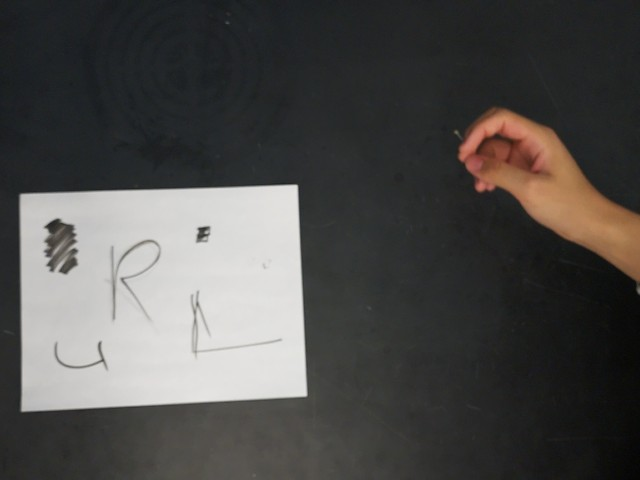
#> input picture images/image_proccessing_184345.jpg, 640 x 480 px, found by its file name
$ python holder.py
#> lines starting #> are read from the running program, lines starting #| are printed output that depends on the picture; after the words box and inside, x2 and y2 are one past the last pixel; in counts of white or black regions, pixels touching at a corner belong together; long printed decimals are rounded
# -*- coding: utf-8 -*-
"""
Created on Mon Feb 24 18:57:57 2025

@author: russe
"""

# -*- coding: utf-8 -*-
"""
Spyder Editor

This is a temporary script file.
"""
import cv2
import numpy as np
import matplotlib.pyplot as plt
from skimage.filters import threshold_otsu, gaussian
from skimage.feature import corner_peaks, corner_harris
from skimage.morphology import convex_hull_image
from skimage.transform import rescale
import math

def find_quadrilateral(binary_image):
    # Convert binary image to uint8 for OpenCV compatibility
    binary_uint8 = binary_image.astype(np.uint8)

    # Find contours
    contours, _ = cv2.findContours(binary_uint8, cv2.RETR_EXTERNAL, cv2.CHAIN_APPROX_SIMPLE)

    # Sort contours by area (largest first)
    contours = sorted(contours, key=cv2.contourArea, reverse=True)

    hull_image = np.zeros_like(binary_uint8)

    # Compute convex hull for the largest contour
    if contours:
        hull = cv2.convexHull(contours[0])
        cv2.drawContours(hull_image, [hull], -1, 1, thickness=-1)
        return hull_image

    # Fallback: No quadrilateral found
    chull = convex_hull_image(binary_image)
    if not chull.all():
        chull = binary_image
    return chull

def show_image(image, title="Image", cmap_type='gray'):
    plt.imshow(image, cmap=cmap_type)
    plt.title(title)
    plt.axis('off')
    plt.show()

def show_image_with_corners(image, coords, title="Corners detected"):
    coords = np.array(coords)
    plt.imshow(image, interpolation='nearest', cmap='gray')
    plt.title(title)
    plt.plot(coords[:, 1], coords[:, 0], '+r', markersize=15)
    plt.axis('off')
    plt.show()

def good_fix_coords(raw_coords, center, chull):
    def angle(p):
        if p[1] - center[1] > 0:
            a = math.atan((-p[0] + center[0]) / (p[1] - center[1]))
        else:
            a = math.atan((-p[0] + center[0]) / (p[1] - center[1]))
            a += np.pi
        a -= 1 * np.pi / 2
        a = a if a > 0 else a + 2 * np.pi
        return a

    coords = sorted(raw_coords, key=lambda a: ((center[0] - a[0]) ** 2 + (center[1] - a[1]) ** 2) ** .5)[-4:]

    # Order is in terms of degrees from positive x axis
    coords = sorted(coords, key=angle)
    return coords

# [12 lines left out: function points8matrix, not called in this run]


#works alright finds the correct equations
def points7matrix(coords, dimensions):
    area = 0
    for i in range(len(coords)):
        a = np.zeros((2, 2))
        a[:, 0] = coords[i - 1]
        a[:, 1] = coords[i]
        area += np.linalg.det(a)
    area /= 2
    x = (area / (dimensions[0] * dimensions[1])) ** .5
    height = round(dimensions[0] * x)
    width = round(dimensions[1] * x)
    rect_coords = np.array([
        [0, 0],
        [height, 0],
        [height, width]
    ])

    # Construct the system of equations
    A = []
    b = []
    for (x, y), (X, Y) in zip(coords[:3], rect_coords):
        A.append([x, y, 0, 0, 1, 0])
        A.append([0, 0, x, y, 0, 1])
        b.append(X)
        b.append(Y)
    A = np.array(A)
    affine_params = np.linalg.solve(A, b)

    # Extract the affine transformation matrix
    a, b, c, d, e, f = affine_params

    affine_matrix = np.array([
        [a, b, e],
        [c, d, f],
        [0, 0, 1]
    ])
    return affine_matrix


def apply_affine_transform(point, matrix):
    """
    Applies an affine transformation to a single point.

    Args:
        point (tuple): The (y, x) coordinates of the point.
        matrix (np.array): The 3x3 affine transformation matrix.

    Returns:
        np.array: The transformed (y, x) coordinates.
    """
    y, x = point
    transformed = matrix @ np.array([y,x,1])  # Apply the transformation
    return transformed[:2]  # Return only the (x, y) coordinates
# [28 lines left out: functions gaussian_kernel, colour, not called in this run]
def affine_warp3(image, matrix,coords):
    pass

#works alright
def affine_warp2(image, matrix, coords):
    height, width = image.shape[:2]
    if len(image.shape)==2:
        image=np.reshape(image, (height, width, 1))
    height1, width1 = apply_affine_transform(coords[2], matrix)
    height1=round(height1)
    width1=round(width1)
    warped_image=np.zeros((height1+1, width1+1, image.shape[2]))
    for y in range(height1+1):
        for x in range(width1+1):

            y1,x1=apply_affine_transform((y,x), np.linalg.inv(matrix))
            warped_image[y,x]=image[int(y1),int(x1)]
            continue
            color=[colour(image[:,:,i], (y1,x1)) for i in range(image.shape[2])]
            warped_image[y,x]=color if len(color)>1 else color[0]
    return warped_image
#dont use
# [88 lines left out: functions affine_warp1, affine_warp, main, not called in this run]

if __name__ == "__main__":
    image_path = r'C:\\Users\\russe\\CodeStuff\\paCubeSat\\PA2425-CubeSat\\images\\image_proccessing_184345.jpg'
    dimensions = (11, 8.5)
    #main(image_path, dimensions)
    image = 255 - cv2.cvtColor(cv2.imread(image_path), cv2.COLOR_BGR2RGB)
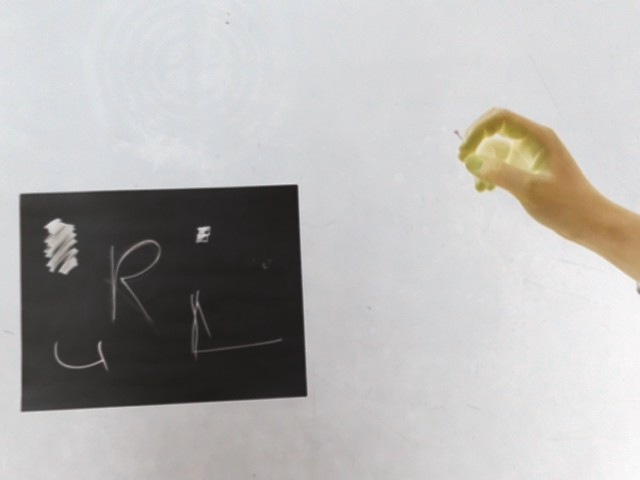
#> image: shape (480, 640, 3); mean B, G, R 176.5, 178, 179.9
    image_gray = cv2.imread(image_path, cv2.IMREAD_GRAYSCALE)
    show_image(image, "Original Image")

    clahe = cv2.createCLAHE(clipLimit=40.0, tileGridSize=(8, 8))
    cl1 = clahe.apply(image_gray)
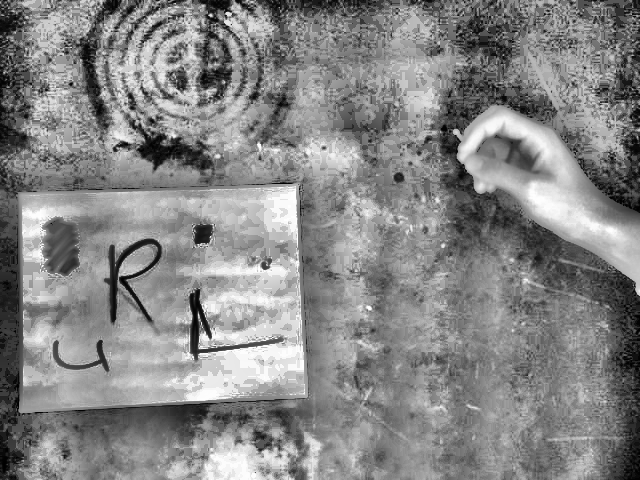
#> cl1: shape (480, 640); min 0, max 255, mean 133.8
    image_gaussian = gaussian(image_gray)
    thresh = threshold_otsu(image_gaussian)
#> thresh = 0.476
    binary = image_gaussian > thresh
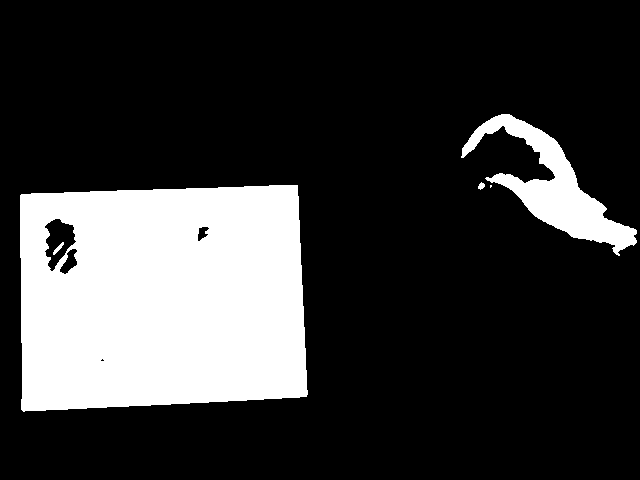
#> binary: shape (480, 640) bool; 21.7% white; 5 white regions (1 under 20 px)
    show_image(binary, "Thresholded Image")

    chull = find_quadrilateral(binary)
#> in find_quadrilateral, `contours, _ = cv2.findContours(binary_uint8, cv2.RETR_EXTERNAL, cv2.CH..`: contours = 4 contours, 1 with area under 20; largest, box (x1, y1, x2, y2) and area: (20, 185, 308, 412) 60258, (461, 114, 637, 256) 6804, (478, 182, 485, 190) 26
#> in find_quadrilateral, `hull = cv2.convexHull(contours[0])`: hull = contour of 19 points, box (x1, y1, x2, y2) (20, 185, 308, 412), area 60802
    raw_coords = corner_peaks(corner_harris(chull), min_distance=20, threshold_rel=0.02)
#> raw_coords = [[185, 297], [396, 306], [195, 21], [411, 23]]
    show_image(chull, "Convex Hull")

    indices = np.argwhere(chull == 1)
#> indices = 61295 pairs, first value 185 to 411, second value 20 to 307
    centroid = np.mean(indices, axis=0)
#> centroid = [297, 160.8]
    coords = good_fix_coords(raw_coords, centroid, chull)
#> in good_fix_coords, `coords = sorted(raw_coords, key=lambda a: ((center[0] - a[0]) ** 2 + (..`: coords = [[195, 21], [396, 306], [185, 297], [411, 23]]
#> in angle, `a = math.atan((-p[0] + center[0]) / (p[1] - center[1]))`: a = -0.63
#> in angle, `a += np.pi`: a = 2.51
#> in angle, `a -= 1 * np.pi / 2`: a = 0.941
#> in good_fix_coords, `coords = sorted(coords, key=angle)`: coords = [[195, 21], [411, 23], [396, 306], [185, 297]]
#> coords = [[195, 21], [411, 23], [396, 306], [185, 297]]
    show_image_with_corners(chull, coords, "Corners Detected")

    img_dim = chull.shape
    matrix = points7matrix(coords, dimensions)
#> the loop in points7matrix, `for i in range(len(coords)):` made 4 passes
#> area on passes 1 to 4: -54030, -58176, 58482, 119484
#> after the loop in points7matrix, `for i in range(len(coords)):`: area = 119484
#> in points7matrix, `area /= 2`: area = 59742
#> in points7matrix, `x = (area / (dimensions[0] * dimensions[1])) ** .5`: x = 25.28
#> in points7matrix, `height = round(dimensions[0] * x)`: height = 278
#> in points7matrix, `width = round(dimensions[1] * x)`: width = 215
#> in points7matrix, `rect_coords = np.array([ [0, 0], [height, 0], [height, width] ])`: rect_coords = [[0, 0], [278, 0], [278, 215]]
#> the loop in points7matrix, `for (x, y), (X, Y) in zip(coords[:3], rect_coords):` made 3 passes
#> (x, y, X, Y) on passes 1 to 3: (195, 21, 0, 0), (411, 23, 278, 0), (396, 306, 278, 215)
#> after the loop in points7matrix, `for (x, y), (X, Y) in zip(coords[:3], rect_coords):`: A = [[195, 21, 0, 0, 1, 0], [0, 0, 195, 21, 0, 1], [411, 23, 0, 0, 1, 0], [0, 0, 411, 23, 0, 1], [396, 306, 0, 0, 1, 0], [0, 0, 396, 306, 0, 1]]; b = [0, 0, 278, 0, 278, 215]
#> in points7matrix, `affine_params = np.linalg.solve(A, b)`: affine_params = [1.29, 0.0682, -0.00703, 0.759, -252.3, -14.58]
#> in points7matrix, `a, b, c, d, e, f = affine_params`: a = 1.29; b = 0.0682; c = -0.00703; d = 0.759; e = -252.3; f = -14.58
#> in points7matrix, `affine_matrix = np.array([ [a, b, e], [c, d, f], [0, 0, 1] ])`: affine_matrix = [[1.29, 0.0682, -252.3], [-0.00703, 0.759, -14.58], [0, 0, 1]]
#> matrix has the same summary as affine_matrix in points7matrix

    color_warp = cv2.warpAffine(image, matrix[:2, :], img_dim)
    image2 = cv2.warpAffine(chull, matrix[:2, :], img_dim)
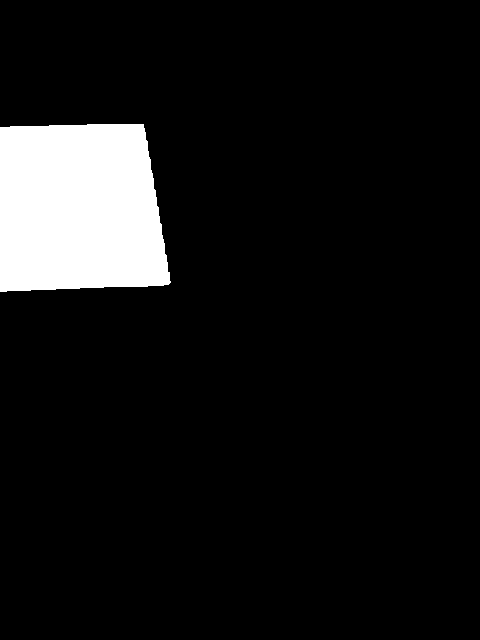
#> image2: shape (640, 480); values 0 (black) and 1 (white), 8.4% white; 1 white region, box (x1, y1, x2, y2) and area: (0, 124, 171, 292) 25826
    show_image(color_warp, "Warped Image")
    imageish=affine_warp2(chull, matrix, coords)
#> in apply_affine_transform, `y, x = point`: y = 396; x = 306
#> in apply_affine_transform, `transformed = matrix @ np.array([y,x,1])`: transformed = [278, 215, 1]
#> in affine_warp2, `height1, width1 = apply_affine_transform(coords[2], matrix)`: height1 = 278; width1 = 215
#> the loop in affine_warp2, `for y in range(height1+1):` made 279 passes
#> after the loop in affine_warp2, `for y in range(height1+1):`:
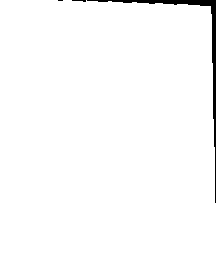
#> warped_image: shape (279, 216, 1) float64; values 0 (black) and 1 (white), 98.4% white; 3 black regions (2 under 20 px), largest, box (x1, y1, x2, y2) and area: (87, 0, 216, 203) 953
    show_image(imageish, "Please fucking work")


# -*- coding: utf-8 -*-
"""
Spyder Editor

This is a temporary script file.
"""
import numpy as np
import cv2
import matplotlib.pyplot as plt
from skimage.filters import threshold_otsu, gaussian
from skimage import data, color, measure
from skimage.feature import canny
from skimage.morphology import convex_hull_image
from skimage.feature import corner_harris, corner_peaks
from skimage.transform import warp, AffineTransform, resize
import math

#def main(image_path: str , dimensions: tuple = (11, 8.5)) -> np.ndarray:
if True:
    """
    This function takes in an image path and dimensions of a grid and returns a processed image.
    """

    # def main(image_path="easySudoku.png"):
    image_path=r'C:\\Users\\russe\\CodeStuff\\paCubeSat\\PA2425-CubeSat\\images\\image_proccessing_184345.jpg'
    dimensions=(11,8.5)
    def find_quadrilateral(binary_image):
        # Convert binary image to uint8 for OpenCV compatibility
        binary_uint8 = binary_image.astype(np.uint8)

        # Find contours
        contours, _ = cv2.findContours(binary_uint8, cv2.RETR_EXTERNAL, cv2.CHAIN_APPROX_SIMPLE)

        # Sort contours by area (largest first)
        contours = sorted(contours, key=cv2.contourArea, reverse=True)

        hull_image = np.zeros_like(binary_uint8)

        # Compute convex hull for the largest contour
        if contours:
            hull = cv2.convexHull(contours[0])
            cv2.drawContours(hull_image, [hull], -1, 1, thickness=-1)  #
            return hull_image
        print('fuck')
        # Fallback: No quadrilateral found
        chull=convex_hull_image(binary)
        if not chull.all():
            print('oof')
            chull=binary
        return chull

    def show_image(image, title="Image", cmap_type='gray'):
        plt.imshow(image, cmap=cmap_type)
        plt.title(title)
        plt.axis('off')
        plt.show()

    def show_image_with_corners(image, coords, title="Corners detected"):
#> called with title = 'Corners detected'
        coords = np.array(coords)
        plt.imshow(image, interpolation='nearest', cmap='gray')
        plt.title(title)
        plt.plot(coords[:, 1], coords[:, 0], '+r', markersize=15)
        plt.axis('off')
        plt.show()

    #Needs to be fixed
    #should only return coords that are the maxes ie most left most right etc
    # [13 lines left out: function fix_coords, not called in this run]
    def good_fix_coords(raw_coords, center, chull):

        def angle(p):
            if p[1]-center[1]>0:
                a=math.atan((-p[0] + center[0])/ (p[1] - center[1]))
                a= a if a>0 else a+2*np.pi
            else:
                a= math.atan((-p[0] + center[0])/ (p[1] - center[1]))
                a+=np.pi
            return a
        coords=sorted(raw_coords, key=lambda a: ((center[0]-a[0])**2+(center[0]-a[1])**2)**.5)[-4:]

        #order is in terms of dgrees from positive x axis
        coords=sorted(coords, key=angle)
        return coords

    # [39 lines left out: function points6matrix, not called in this run]

    #updated one
    #make it so that is must take in dimesnsion as
    def points5matrix(coords:np.array, dimensions:tuple, centroid, img_dim):
        #note coords are in the form of (y,x)
        #y axis is also switched

#> called with dimensions = (11, 8.5), centroid = array of shape (2,), img_dim = (480, 640)
        y=coords[1]-coords[2]
        x=coords[3]-coords[2]
        print('vectors')
        print(y,x)
#| [-216   -2] [-15 283]

        #Affine tranfroamtion wokrs by matrix * m=b
        #m are the actual vectors of the rectangle
        m=np.zeros((2,2))
        #b preferred vectors of the rectangle
        b=np.zeros((2,2))

        b[0,0]=-dimensions[1]
        b[1,1]=dimensions[0]
        m[:,0]=y
        m[:,1]=x
        m[0]*=1
        #matrix is the matrix needed to warp the image to the correc torientation

        matrix=np.matmul(b, np.linalg.inv(m))
        print("matrix",matrix)
        x1=np.array(matrix)


        x1/=np.power(abs(np.linalg.det(x1)), .5)

        centroid[0]=centroid[0]
        new_cent=np.matmul(x1, centroid)
        ans=np.zeros((3,3))
        ans[2,2]=1
        ans[:2,:2]=x1
        a=new_cent-np.array(img_dim)//2
        print("asd")
        print(np.matmul(x1,y),np.matmul(x1,x))
#| [-2.17390098e+02 -4.44089210e-16] [-6.21724894e-15  2.81328362e+02]
        print(centroid, new_cent, a)
#| [296.997 160.820 ] [307.336  157.060] [  67.336  -162.940]
        ans[0,2]= img_dim[0]//2-new_cent[0]
        ans[1,2]= img_dim[1]//2-new_cent[1]
        print(ans)
        return ans


    # [48 lines left out: function points4matrix, not called in this run]


    image = 255 - cv2.cvtColor(cv2.imread(image_path), cv2.COLOR_BGR2RGB)
    image_gray  = cv2.imread(image_path, cv2.IMREAD_GRAYSCALE)
    show_image(image , "og")
    clahe = cv2.createCLAHE(clipLimit=40.0, tileGridSize=(8,8))
    cl1=clahe.apply(image_gray)
    image_gaussian = gaussian(image_gray)
    thresh = threshold_otsu(image_gaussian)
    binary = image_gaussian > thresh
    #binary=1-binary
    show_image(binary, "thresholded")

    """
    raw_coords = corner_peaks(corner_harris(binary), min_distance=2, threshold_rel=0.02)
    show_image_with_corners(binary, raw_coords)
    """

    chull = find_quadrilateral(binary)

    raw_coords = corner_peaks(corner_harris(
        chull), min_distance=20, threshold_rel=0.02)
    show_image(chull, "chull")
    #show_image_with_corners(chull, raw_coords)
    indices = np.argwhere(chull == 1)

    # Compute the centroid
    centroid = np.mean(indices, axis=0)
    coords = good_fix_coords(raw_coords, centroid, chull)
    show_image_with_corners(chull, coords)

    img_dim=chull.shape
    matrix=points5matrix(coords, dimensions, centroid, img_dim)
    tForm1 = AffineTransform(matrix)
    z=np.zeros((3,3))
    z[0,0]=1
    z[0,1]=-0.0530035
    z[1,1]=823322
    z[2,2]=1
    #tForm1 = AffineTransform(z)
    color_warp = warp(image, tForm1.inverse)
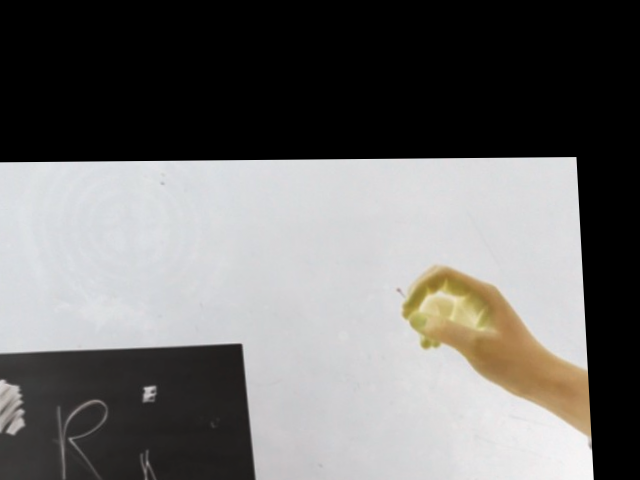
#> color_warp: shape (480, 640, 3) float64; mean B, G, R 0.431, 0.437, 0.442
    image2 = warp(chull, tForm1.inverse)
#> image2: shape (480, 640) float64
    show_image(color_warp, "warped back?")
    input()
    # Check if image2 contains non-zero points before computing the convex hull
    thresh1 = threshold_otsu(image2)
    binary1= image2 > thresh1
#> binary1: shape (480, 640) bool; 10.7% white; 1 white region, box (x1, y1, x2, y2) and area: (0, 344, 257, 480) 32923
    chull1 = find_quadrilateral(binary1)


    raw_coords1 = corner_peaks(corner_harris(
        chull1), min_distance=20, threshold_rel=0.02)
    show_image(chull1, "chull1")

    indices1 = np.argwhere(chull1 == 1)
    centroid1 = np.mean(indices1, axis=0)
    coords1 = good_fix_coords(raw_coords1, centroid1, chull1)
    show_image_with_corners(chull1, coords1)
#> call 2 of show_image_with_corners, with title = 'Corners detected'
#> in show_image_with_corners (call 2), `plt.show()`:
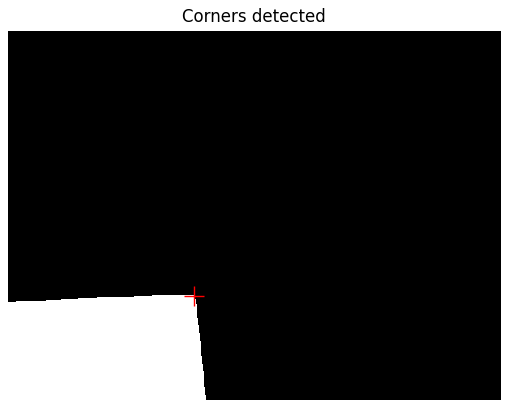
#> figure drawn by matplotlib, 1 panel

#> (the run stopped early here; a loop or call above may not have finished)

$ run again, with images/image_proccessing_184003.jpg copied over images/image_proccessing_184345.jpg
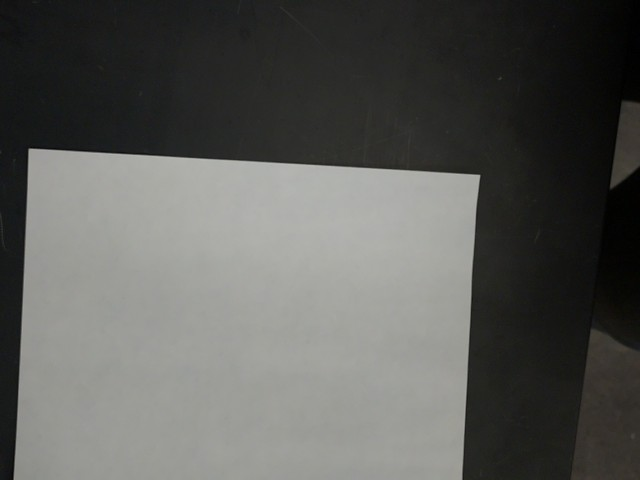
#> input picture images/image_proccessing_184003.jpg, 640 x 480 px, found by its file name
#> thresh = 0.372
#> `binary = image_gaussian > thresh`:
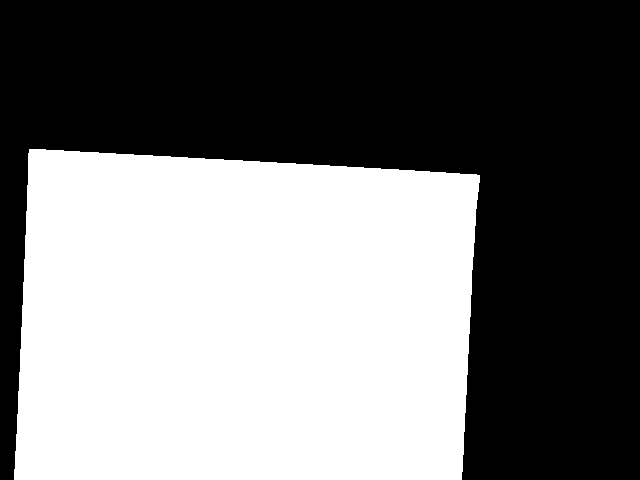
#> binary: shape (480, 640) bool; 46.6% white; 1 white region
#> contours = 1 contour; box (x1, y1, x2, y2) and area: (14, 149, 480, 480) 142298
#> hull = contour of 15 points, box (x1, y1, x2, y2) (14, 149, 480, 480), area 143256
#> hull_image: shape (480, 640); values 0 (black) and 1 (white), 46.9% white; 1 white region, box (x1, y1, x2, y2) and area: (14, 149, 480, 480) 144025
#> raw_coords = [[149, 29], [175, 479]]
#> indices = 144025 pairs, first value 149 to 479, second value 14 to 479
#> centroid = [319.6, 242.7]
#> in good_fix_coords, `coords = sorted(raw_coords, key=lambda a: ((center[0] - a[0]) ** 2 + (..`: coords = [[149, 29], [175, 479]]
#> in angle, `a = math.atan((-p[0] + center[0]) / (p[1] - center[1]))`: a = -0.674
#> in angle, `a += np.pi`: a = 2.47
#> in angle, `a -= 1 * np.pi / 2`: a = 0.897
#> `coords = good_fix_coords(raw_coords, centroid, chull)`: coords = [[149, 29], [175, 479]]
#> in show_image_with_corners, `plt.show()`:
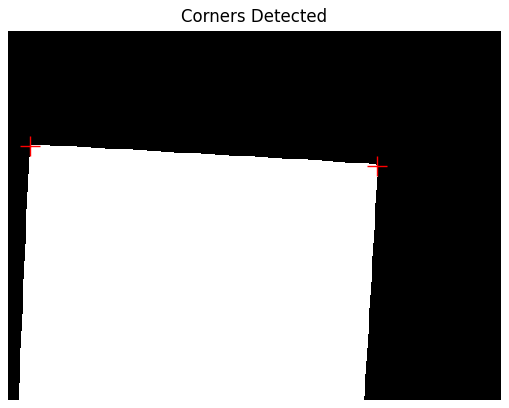
#> figure drawn by matplotlib, 1 panel
#> the loop in points7matrix, `for i in range(len(coords)):` made 2 passes
#> area on pass 1: -66296
#> after the loop in points7matrix, `for i in range(len(coords)):`: area = 0
#> rect_coords = [[0, 0], [0, 0], [0, 0]]
#> the loop in points7matrix, `for (x, y), (X, Y) in zip(coords[:3], rect_coords):` made 2 passes
#> (x, y, X, Y) on passes 1 to 2: (149, 29, 0, 0), (175, 479, 0, 0)
#> after the loop in points7matrix, `for (x, y), (X, Y) in zip(coords[:3], rect_coords):`: A = [[149, 29, 0, 0, 1, 0], [0, 0, 149, 29, 0, 1], [175, 479, 0, 0, 1, 0], [0, 0, 175, 479, 0, 1]]; b = [0, 0, 0, 0]
